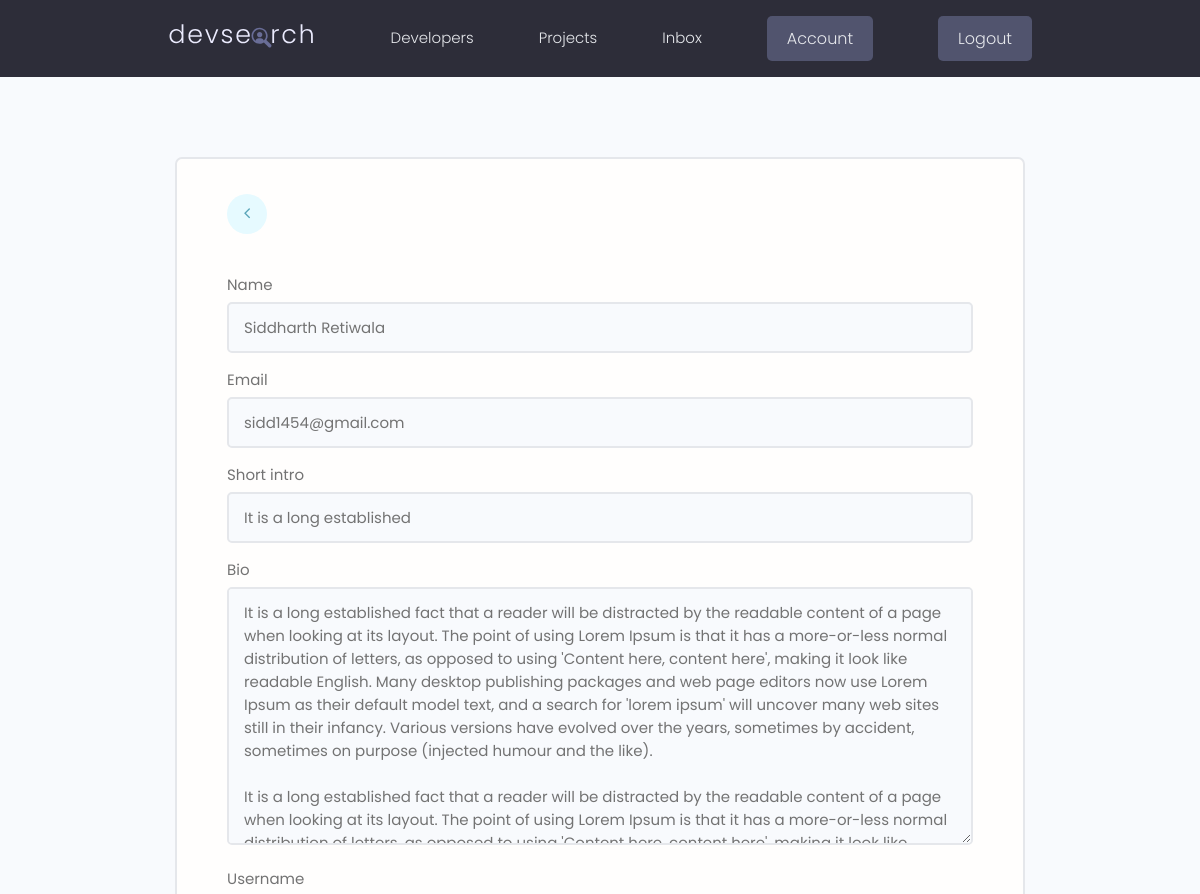
Page /edit-account/ (signed in, upper part) on the earlier database version.
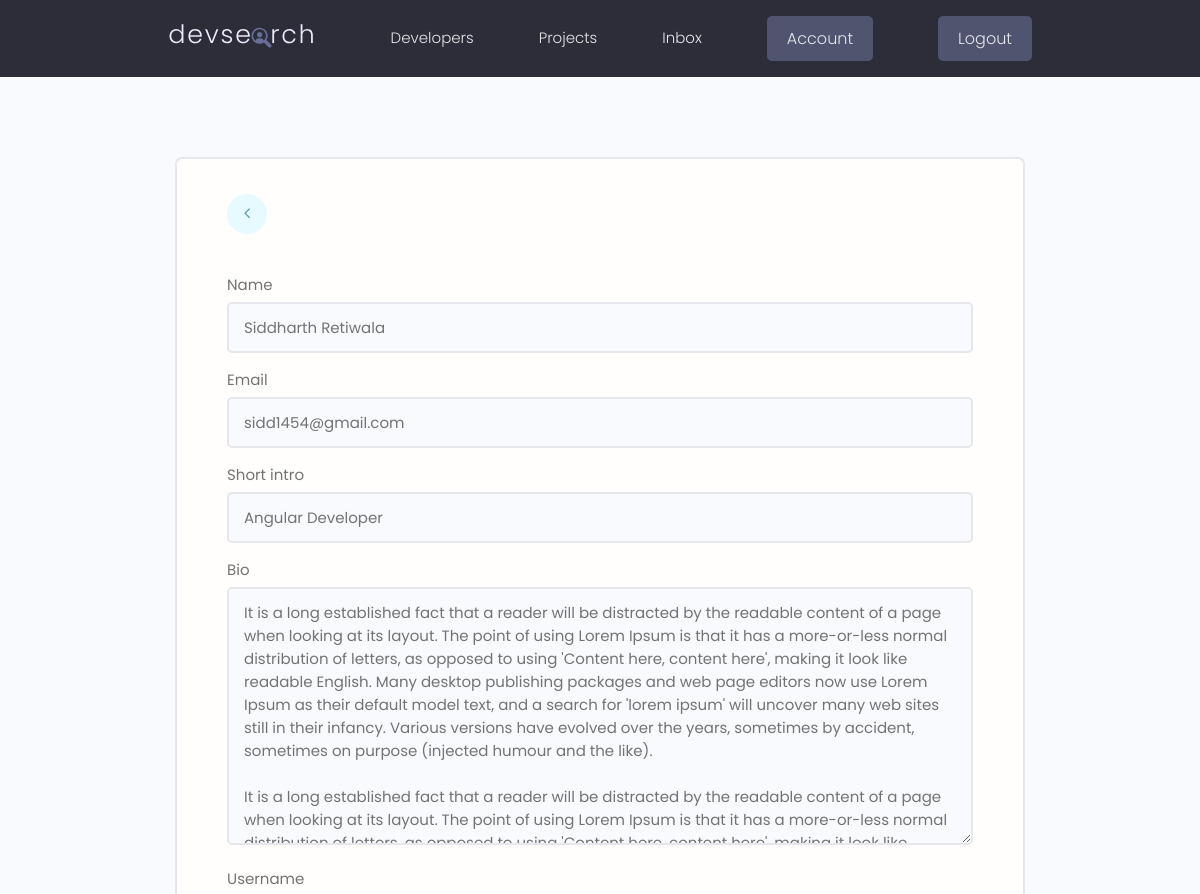
Same page on the later database version.
### users/models.py (models this page shows, shortened)
class Profile(models.Model):
    user = models.OneToOneField(User,on_delete=models.CASCADE,null=True,blank=True)
    name = models.CharField(max_length=200,blank=True,null = True)
    email = models.EmailField(max_length = 500, blank =True, null=True)
    short_intro = models.CharField(max_length=200, blank=True,null=True)
    bio=models.TextField(blank=True,null=True)
    username = models.CharField(max_length=200,blank=True,null = True)
    profile_image = models.ImageField(null=True,blank=True,upload_to='profile-pics/',default="profile-pics/user-default.png")
    social_github = models.CharField(max_length=200,blank=True,null = True)
    social_twitter = models.CharField(max_length=200,blank=True,null = True)
    social_linkedin = models.CharField(max_length=200,blank=True,null = True)
    social_youtube = models.CharField(max_length=200,blank=True,null = True)
    social_website = models.CharField(max_length=200,blank=True,null = True)
    created = models.DateTimeField(auto_now_add=True)
    id = models.UUIDField(default=uuid.uuid4,unique=True,primary_key=True,editable=False)
    location = models.CharField(max_length=200,blank=True,null = True)

### users/views.py (the view)
# urls.py: path('edit-account/',views.editAccount,name="edit-account"),
@login_required(login_url='login')
def editAccount(request):
    form = ProfileForm(instance=request.user.profile)
    context ={'form':form}
    if request.method == "POST":
        form=ProfileForm(request.POST,request.FILES,instance=request.user.profile)
        if form.is_valid():
            form.save()
            return redirect("account")
    return render(request,'users/profile_form.html',context)

### users/forms.py
class ProfileForm(ModelForm):
    class Meta:
        model= Profile
        exclude = {'user'}
        labels={
            'first_name':"Name"
        }
    def __init__(self, *args, **kwargs):
        super(ProfileForm, self).__init__(*args, **kwargs)
        for name,field in self.fields.items():
            field.widget.attrs.update({'class':'input'})

### users/templates/users/profile_form.html (shortened to what this page needs)
{% extends 'main.html' %}
{% block content %}
<main class="formPage my-xl">
    <div class="content-box">
        <div class="formWrapper">
            <a class="backButton" href="{% url 'account' %}"><i class="fa fa-angle-left"></i></a>
            <br>
            <form class="form" method="POST"   action="{% url 'edit-account' %}" enctype="multipart/form-data">
                {% for field in form %}
                <div class="form__field">
                    <label for="formInput#text">{{field.label}} </label>
                        {{field}}
                </div>
                {% endfor%}
            </form>
        </div>
    </div>
</main>
{% endblock content %}

Differences in the rows shown:
changed Profile "Siddharth Retiwala": short_intro "It is a long established" → "Angular Developer"
